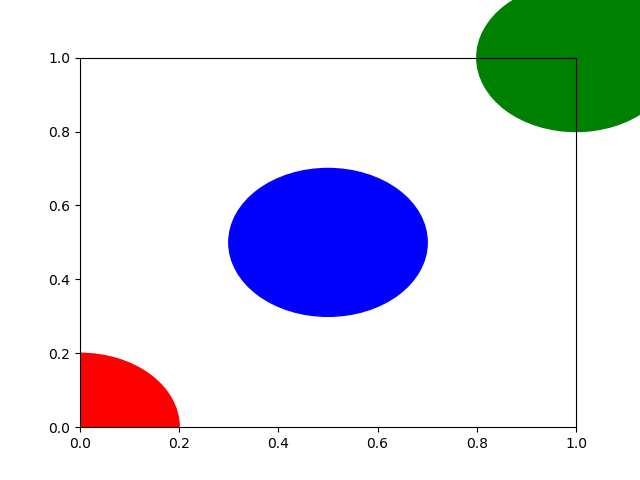

Write Python code to recreate this figure.
import matplotlib.pyplot as plt

circle1 = plt.Circle((0, 0), 0.2, color='r')
circle2 = plt.Circle((0.5, 0.5), 0.2, color='blue')
circle3 = plt.Circle((1, 1), 0.2, color='g', clip_on=False)

fig, ax = plt.subplots() # note we must use plt.subplots, not plt.subplot
# (or if you have an existing figure)
# fig = plt.gcf()
# ax = fig.gca()

ax.add_artist(circle1)
ax.add_artist(circle2)
ax.add_artist(circle3)

fig.savefig('drawCircle.png')